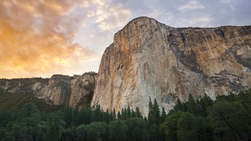
#> input picture part2/test_images/mountain.jpg, 251 x 141 px
$ python mountain.py test_images/mountain.jpg
#> lines starting #> are read from the running program, lines starting #| are printed output that depends on the picture
#!/usr/local/bin/python3
#
# Authors: admysore-hdeshpa-machilla
#
# Mountain ridge finder
# Based on skeleton code by D. Crandall, April 2021
#
import math

from PIL import Image
from numpy import *
# from numpy.core import amax
from numpy.ma import amax, argmax, argmin
from scipy.ndimage import filters
import sys
import imageio
from numpy import array, zeros, sqrt, where, log

# Class which has stored the transition and the probability table and backtracking table
class mountain:
    # What should your transition probabilities look like? It’s up to you, but you probably want to
    # use a distribution that encourages “smoothness,” i.e. that P(si+1|si) is high if si+1 = si and is low otherwise
    # We assumed transition probability values
    # the pixel in same row has high chance of being in the ridgeLine so I have kept the transition probability as 0.9
    # if pixel is in a immediate row above or below
    # we keep on decreasing the transition probabilities as we go away from the pixel which we are considering
    # for all the other rows we will not calculate their probabilities as the chance of them being in the ridge line are low


        transition_probabilities = [0.9, 0.75, 0.2, 0.01, 0.005, 0.0004]
        # Array which will stores the probabilities ( Default Initialization)
        pixel_probability_table = zeros((10000,10000))
        # Array to store all the y indexes( row index) of every column where we found the maximum probability ( Default Initialization)
        backtracking_table = zeros((10000,10000))

# calculate "Edge strength map" of an image
#
def edge_strength(input_image):

    grayscale = array(input_image.convert('L'))

    filtered_y = zeros(grayscale.shape)

    filters.sobel(grayscale,0,filtered_y)

    return sqrt(filtered_y**2)

# draw a "line" on an image (actually just plot the given y-coordinates
#  for each x-coordinate)
# - image is the image to draw on
# - y_coordinates is a list, containing the y-coordinates and length equal to the x dimension size
#   of the image
# - color is a (red, green, blue) color triple (e.g. (255, 0, 0) would be pure red
# - thickness is thickness of line in pixels
#
def draw_edge(image, y_coordinates, color, thickness):
    for (x, y) in enumerate(y_coordinates):
        for t in range( int(max(y-int(thickness/2), 0)), int(min(y+int(thickness/2), image.size[1]-1 )) ):
            image.putpixel((x, t), color)
    return image


# Getting an array which will store the probabilities for every pixel.
# In this function we will only get the probability of first column (so all its rows) in the array
def get_initial_pixel_probability(edge_strength, total_row_len, total_col_len):

    # Array which will stores the probabilities
    # Re initializing the array to the size of the image we have
    mountain_obj.pixel_prob = zeros(edge_strength.shape)
    initial_pixel_prob = mountain_obj.pixel_probability_table

    # sums up the edge strength values of first column of the image
    column_total = sum(edge_strength[0:total_row_len, 0])


    # calculating the initial probabilities. i.e Only for first column of the image
    for row in range(total_row_len):
        initial_pixel_prob[row][0] = (edge_strength[row][0] / column_total)

    return  initial_pixel_prob

# Calculating probability of each pixel where we have set a value for checking only a few rows up and
# below the pixel to check its worth of being a Earth Sky horizon
# Probability = Initial probability * transition probability * emission probability
def get_probability(edge_strength, probability_table, previous_max_pixel_table , total_row_len, total_col_len, row_start, row_end, row_step,
                          col_start,  col_end, col_step, transition_start):

    for column in range(col_start,  col_end, col_step):
        for rows in range(row_start, row_end, row_step):
            maximum_intensity_pixel_prob = 0
            # Loop keps track of rows which I need to scan. So we scan only top and botton 5 rows
            for immediate_row in range(-transition_start, transition_start + 1, 1):
                if ((rows + immediate_row < total_row_len) & (rows + immediate_row >= 0)):
                    # We have kept the emission probability as the light intensity value from the edge strength matrix
                    emission_prob = edge_strength[rows][column]
                    pixel_probability = (probability_table[rows + immediate_row][column - col_step]) * (mountain_obj.transition_probabilities[abs(immediate_row)])
                    if (maximum_intensity_pixel_prob < pixel_probability):
                        maximum_intensity_pixel_prob = pixel_probability
                        # array which will be useful in backtracking for the solution,
                        # this keeps track of the row indexes at which we found the maximum intensity in a column
                        previous_max_pixel_table[rows][column] = rows + immediate_row
                    # Below Commented code gives a Overflow error
                    # probability_table[row][col] = (((edge_strength[rows][column] / sum(edge_strength[0:total_row_len, column]))) * (maximum_intensity_pixel_prob))
                    probability_table[rows][column] = (emission_prob/1000) * (maximum_intensity_pixel_prob)

    return (probability_table, previous_max_pixel_table )


# Function is useful in backtracking to the previous columns maximum value( i.e the row at which the maximum intensity was captured)
# which is stored in array during the probability calculations
def backtracking(ridge_line, maximum_intensity_pixel_prob, previous_max_pixel_table, total_col_len):
    # We scan from right to left of the image
    for column in range(total_col_len - 1, -1, -1):
        ridge_line[column] = int(maximum_intensity_pixel_prob)
        # We have stored the row index in below table to keep track of the maximum intensity row
        maximum_intensity_pixel_prob = previous_max_pixel_table[int(maximum_intensity_pixel_prob)][column]

    return (ridge_line, previous_max_pixel_table)


# We follow the viterbi algorith where we calculate all the probabilities of pixel's and store their values in a table.
# We use this dynamic programming methodology to reduce recalculations of probabilities.
# Find the maximum probability for the last column of image( i.e scan all the rows of the last column)
# and find the index( i.e the row index) at which we found the maximum value.
# Using this index, we backtrack to the first column of image backtrack to the solutions
def viterbi(edge_strength, initial_pixel_prob, previous_max_pixel_table, ridge, total_row_len, total_col_len, row_start, row_end, row_step,
                          col_start,  col_end, col_step, transition_start ):


    (probability_table, previous_max_pixel_table) = get_probability(edge_strength, initial_pixel_prob,
                                                                               previous_max_pixel_table, total_row_len,
                                                                               total_col_len, row_start, row_end, row_step,
                                                                            col_start,  col_end, col_step, transition_start)

    # Index (row) of Maximum intensity pixel of the last column. So that we can backtrack from right to left of the image
    maximum_intensity_pixel_prob = argmax(probability_table[0:total_row_len, total_col_len - 1])

    (ridge, previous_max_pixel_table) = backtracking(second_ridge, maximum_intensity_pixel_prob,
                                                            previous_max_pixel_table, total_col_len)

    return (ridge, probability_table, previous_max_pixel_table)


# We find the row index at which we get maximum intensity of light for all the columns of the image
def bayes_net(edge_strength, total_row_len, total_col_len):
    ridge_line = []
    # (total_row_len, total_col_len) = edge_strength.shape
    for i in range(0, total_col_len):
        # Getting all the values of a column in a list
        single_row = edge_strength[0:total_row_len, i].flatten()
        single_row = list(single_row)
        # Getting the maximum value ( intensity value) of a single column and getting the index (row index)
        # at which it will have highest intensity in the image
        highest_intensity_col = single_row.index(max(single_row))
        # Appending this in a list to keep track of the row co-ordinates( y)
        ridge_line.append(highest_intensity_col)

    # imageio.imwrite("output_first.jpg", draw_edge(input_image, ridge_line, (255, 0, 0), 5))
    return ridge_line


# main program
#
gt_row = -1
gt_col = -1
if len(sys.argv) == 2:
    input_filename = sys.argv[1]
elif len(sys.argv) == 4:
    (input_filename, gt_row, gt_col) = sys.argv[1:]

else:
    raise Exception("Program requires either 1 or 3 parameters")

# load in image
input_image = Image.open(input_filename)
#> input_image is the input picture: PIL image 251x141 RGB; mean R, G, B 127.5, 115.4, 101.3

# Changing the type from str class to int
gt_row, gt_col = int(gt_row), int(gt_col)


# compute edge strength mask
edge_strength = edge_strength(input_image)
#> in edge_strength, `grayscale = array(input_image.convert('L'))`:
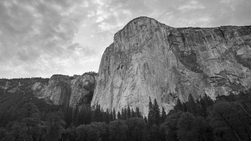
#> grayscale: shape (141, 251); min 1, max 253, mean 117.4
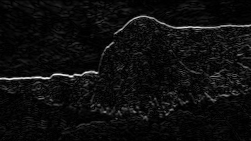
#> edge_strength: shape (141, 251) float64; min 0, max 751, mean 41.7; drawn with min black and max white


imageio.imwrite('edges.jpg', uint8(255 * edge_strength / (amax(edge_strength))))

#
#
# First Solution : Bayes Net

(total_row_len, total_col_len) = edge_strength.shape
#> total_row_len = 141; total_col_len = 251
ridge_line = bayes_net(edge_strength, total_row_len, total_col_len)
#> the loop in bayes_net, `for i in range(0, total_col_len):` made 251 passes
#> highest_intensity_col on passes 1 to 3: 78, 78, 78
#> after the loop in bayes_net, `for i in range(0, total_col_len):`: ridge_line = 251 values, max 114 at index 166, min 16 at index 139, mean 47.9


imageio.imwrite("output_first.jpg", draw_edge(input_image, ridge_line, (255, 0, 0), 5))
#> the loop in draw_edge, `for (x, y) in enumerate(y_coordinates):` made 251 passes
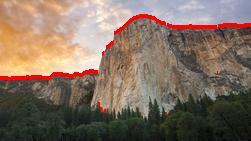
#> saved as output_first.jpg: shape (141, 251, 3); mean R, G, B 129.7, 111, 97.1

#Second Solution : Viterbi Approach

# Class which has stored the transition and the probability table
mountain_obj = mountain()
initial_pixel_prob = get_initial_pixel_probability(edge_strength, total_row_len, total_col_len)
#> in get_initial_pixel_probability, `column_total = sum(edge_strength[0:total_row_len, 0])`: column_total = 4210
# Initializing the table which will keep track of all the row indexes where we found the maximum probability of being a ridge
# Used for backtracking
mountain_obj.backtracking_table = zeros(edge_strength.shape)
previous_max_pixel_table = mountain_obj.backtracking_table

second_ridge = zeros(total_col_len)
#> second_ridge = 251 values from 0 to 0

# We will traverse for only these rows while calculating the probabailities.
# We dont need to travell all the rows of a column as the ridge will need to be a continous line.
# The probability of finding a ridge in the 0th row when in the previous column's pixel we found it at 50th row is very low
transition_rows = len(mountain_obj.transition_probabilities)-1

(second_ridge_final, probability_table, previous_max_pixel_table) = viterbi(edge_strength, initial_pixel_prob,
                                                                            previous_max_pixel_table, second_ridge,
                                                                            total_row_len, total_col_len,
                                                                            0, total_row_len, 1,
                                                                            1, total_col_len, 1, transition_rows )
#> after the loop in get_probability, `for column in range(col_start,  col_end, col_step):`:
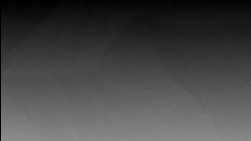
#> previous_max_pixel_table: shape (141, 251) float64; min 0, max 140, mean 69.3
#> in viterbi, `maximum_intensity_pixel_prob = argmax(probability_table[0:total_row_le..`: maximum_intensity_pixel_prob = 25
#> the loop in backtracking, `for column in range(total_col_len - 1, -1, -1):` made 251 passes
#> maximum_intensity_pixel_prob on passes 1 to 3: 25, 25, 25
#> after the loop in backtracking, `for column in range(total_col_len - 1, -1, -1):`: ridge_line = 251 values, max 79 at index 8, min 16 at index 139, mean 46.25
#> in viterbi, `(ridge, previous_max_pixel_table) = backtracking(second_ridge, maximum..`: ridge has the same summary as ridge_line in backtracking
#> second_ridge_final has the same summary as ridge_line in backtracking
# This will draw the edge on the original image
input_image = Image.open(input_filename)

imageio.imwrite("output_second.jpg", draw_edge(input_image, second_ridge, (0, 0, 255), 5))
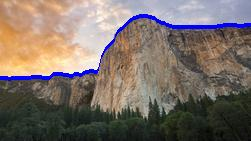
#> saved as output_second.jpg: shape (141, 251, 3); mean R, G, B 122.8, 111, 104

# Third Solution: Taking human input for rows and Columns With viterbi
third_ridge = [total_row_len /2] * total_col_len
#> third_ridge = 251 values from 70.5 to 70.5


# using human input values to reset the probabilities
# probability_table_back = probability_table.copy()
# previous_max_pixel_table_back = previous_max_pixel_table.copy()
probability_table[0:total_row_len,gt_col] = 0
probability_table[gt_row][gt_col] = 1

# checking and calculating the probabilities in forward motion
(third_ridge, probability_table_forw, previous_max_pixel_table_forw) = viterbi(edge_strength, probability_table,
                                                                                     previous_max_pixel_table,
                                                                                     third_ridge, total_row_len,
                                                                                     total_col_len,
                                                                                     0, total_row_len, 1,
                                                                                     gt_col + 1, total_col_len, 1,
                                                                                     transition_rows)
#> the loop in backtracking (call 2), `for column in range(total_col_len - 1, -1, -1):` made 251 passes
#> maximum_intensity_pixel_prob on passes 1 to 3: 5, 10, 14
#> third_ridge = 251 values, max 79 at index 8, min 0 at index 250, mean 45.94
# checking and calculating the probabilities in backward motion
(third_ridge, probability_table, previous_max_pixel_table) = viterbi(edge_strength, probability_table,
                                                                                    previous_max_pixel_table, third_ridge,
                                                                                    total_row_len, total_col_len,
                                                                                    (total_row_len - 1), -1, -1,
                                                                                    (gt_col - 1), 0, -1,
                                                                                    transition_rows)


# This will draw the edge on the original image
input_image = Image.open(input_filename)
imageio.imwrite("output_third.jpg", draw_edge(input_image, third_ridge, (0, 255, 0), 5))
#> call 3 of draw_edge, with y_coordinates = array of shape (251,), color = (0, 255, 0), thickness = 5
#> the loop in draw_edge (call 3), `for (x, y) in enumerate(y_coordinates):` made 251 passes
#> after the loop in draw_edge (call 3), `for (x, y) in enumerate(y_coordinates):`:
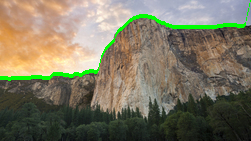
#> image: PIL image 251x141 RGB; mean R, G, B 122.7, 118.2, 97
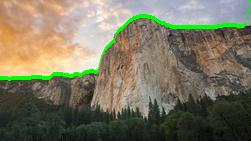
#> saved as output_third.jpg: shape (141, 251, 3); mean R, G, B 122.7, 118.1, 97.1
